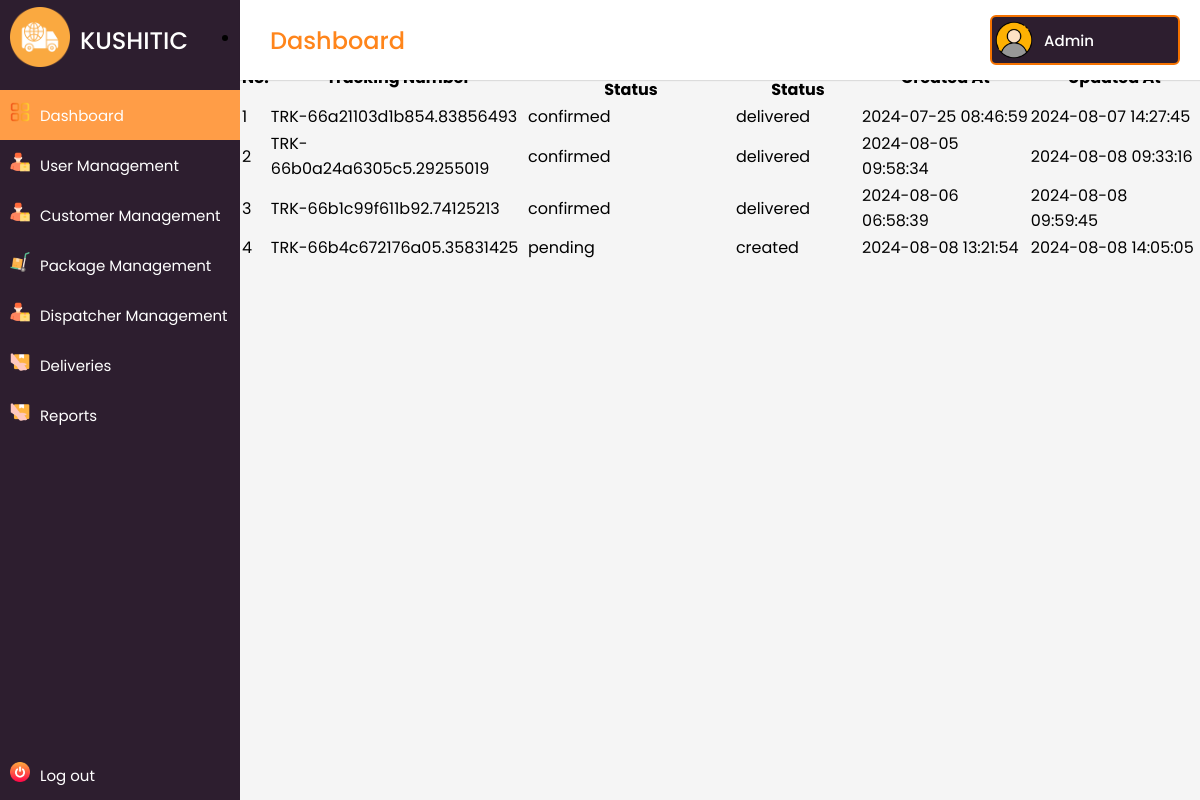
The page /main/admin/all_consignment.php on the database its author committed.
### tables this page shows
CREATE TABLE `consignments` (
  `consignment_id` int(11) NOT NULL,
  `package_id` int(11) NOT NULL,
  `tracking_number` varchar(255) NOT NULL,
  `sender_id` int(11) NOT NULL,
  `receiver_id` int(11) NOT NULL,
  `dispatcher_id` int(11) DEFAULT NULL,
  `dispatcher_pickup_status` varchar(100) DEFAULT NULL,
  `delivery_status` varchar(100) DEFAULT NULL,
  `pickup_address` text NOT NULL,
  `delivery_address` text NOT NULL,
  `created_at` timestamp NOT NULL DEFAULT current_timestamp(),
  `updated_at` timestamp NOT NULL DEFAULT current_timestamp() ON UPDATE current_timestamp(),
  `delivery_proof` varchar(300) DEFAULT NULL
);

### main/admin/includes/functions.php (called while the page is built, shortened)
<?php
  $i=1;
?>

### main/admin/all_consignment.php (the view, shortened to what this page needs)
<?php
include('includes/header.php');
$sql = "SELECT * FROM consignments  ORDER BY consignment_id ASC";
$result = $conn->query($sql);
?>
<div class="main-box">
    <div class="section-box box">
        <div class="title-box">Recorded Consignments</div>
        <div class="box-details">
            <ul class="details">
                <li class="topic">
                </li>
                <div class="table-wrapper">
                    <table class="fl-table">
                        <thead>
                            <tr>
                                <th>No.</th>
                                <th>Tracking Number</th>
                                <th>Dispatcher Pickup Status</th>
                                <th>Delivery Status</th>
                                <th>Created At</th>
                                <th>Updated At</th>
                            </tr>
                        </thead>
                        <tbody>
                            <?php
                            if ($result->num_rows > 0) {
                                while($row = $result->fetch_assoc()) {
                                    echo "<tr>";
                                    echo "<td>" . $i++ . "</td>";
                                    echo "<td>" . $row['tracking_number'] . "</td>";
                                    echo "<td>" . $row['dispatcher_pickup_status'] . "</td>";
                                    echo "<td>" . $row['delivery_status'] . "</td>";
                                    echo "<td>" . $row['created_at'] . "</td>";
                                    echo "<td>" . $row['updated_at'] . "</td>";
                                    echo "</tr>";
                                }
                            } else {
                                echo "<tr><td colspan='13'>No records found</td></tr>";
                            }
                            ?>
                        </tbody>
                    </table>
                </div>
            </ul>
        </div>
    </div>
</div>
<?php
include('includes/footer.php');
?>

### main/admin/assets/css/style.css (style rules this page uses)
:root { --white-color: #ffffff; --custom-gray-color: #d5d5d5; --dark-purple: #2D1E2F; --custom-primary-color: #ff851b; --custom-primary-hover-color: #FF9D47; --custom-text-color: #F57200; --text-dark: #000; --danger: #fa0808; --danger-hover: #f82b2b; --success: #015012; }
* { margin: 0; padding: 0; box-sizing: border-box; font-family: 'Poppins', sans-serif; }
body { min-height: 100%; }

### rows shown on the page
consignments: tracking_number "TRK-66a21103d1b854.83856493", dispatcher_pickup_status "confirmed", delivery_status "delivered", created_at "2024-07-25 08:46:59", updated_at "2024-08-07 14:27:45"
consignments: tracking_number "TRK-66b0a24a6305c5.29255019", dispatcher_pickup_status "confirmed", delivery_status "delivered", created_at "2024-08-05 09:58:34", updated_at "2024-08-08 09:33:16"
consignments: tracking_number "TRK-66b1c99f611b92.74125213", dispatcher_pickup_status "confirmed", delivery_status "delivered", created_at "2024-08-06 06:58:39", updated_at "2024-08-08 09:59:45"
consignments: tracking_number "TRK-66b4c672176a05.35831425", dispatcher_pickup_status "pending", delivery_status "created", created_at "2024-08-08 13:21:54", updated_at "2024-08-08 14:05:05"
